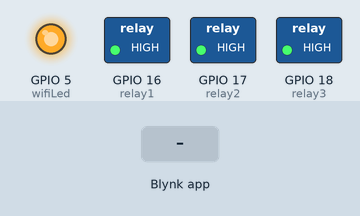
A sketch run on a simulated ESP32. Shown: switched loads named in the sketch (green lamp = pin HIGH), output pins drawn as LEDs (lit = HIGH). The inputs (shaded band) are chosen by the test bench. WiFi joins after 1.5 s; servers stay silent unless stated.

Above: at 3.1 s.
3.2 s: Blynk app writes 1 to V0
At 4.4 s:
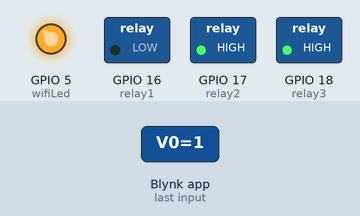
4.7 s: Blynk app writes 1 to V1
At 5.8 s:
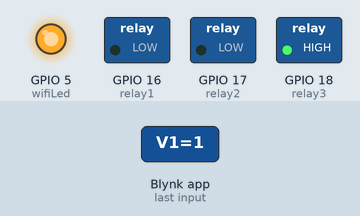
6.2 s: Blynk app writes 0 to V0
At 6.9 s:
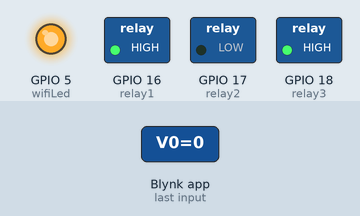
7.7 s: Blynk app writes 1 to V2
At 8.0 s:
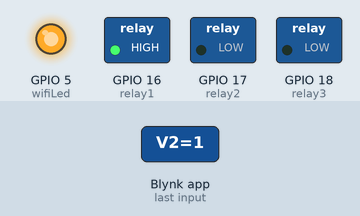
9.2 s: Blynk app writes 200 to V0
At 10.4 s:
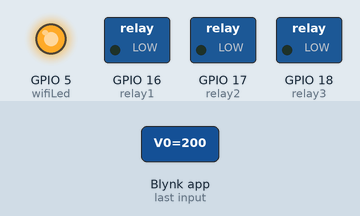
10.7 s: Blynk app writes 0 to V1
At 11.6 s:
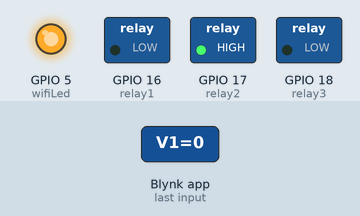
Timing chart, 0 to 13.2 s (numbered marks = the images above; inputs shaded):
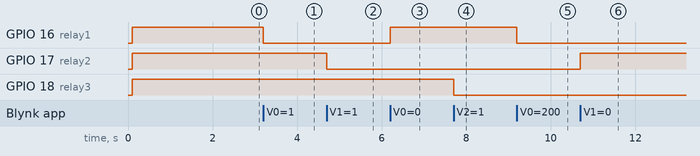

Measured:
- after the input at 3.2 s, GPIO 16 (relay1): HIGH → LOW at once
- after the input at 4.7 s, GPIO 17 (relay2): HIGH → LOW at once
- after the input at 6.2 s, GPIO 16 (relay1): LOW → HIGH at once
- after the input at 7.7 s, GPIO 18 (relay3): HIGH → LOW at once
- after the input at 9.2 s, GPIO 16 (relay1): HIGH → LOW at once
- after the input at 10.7 s, GPIO 17 (relay2): LOW → HIGH at once

The sketch:

Control_LED_using_Blynk_app.ino
```cpp
/* New Blynk App - Home Automation for ESP32 */

// Blynk Configuration
#define BLYNK_TEMPLATE_ID "TMPL3dQdKPDhy"
#define BLYNK_TEMPLATE_NAME "TRAFFIC LIGHT"
#define BLYNK_AUTH_TOKEN "aOmm8p6gRMyOkeOTYRjFIZ9FhAJjwJEp"
#define BLYNK_PRINT Serial
#include <WiFi.h>
#include <BlynkSimpleEsp32.h>

// WiFi Credentials
char ssid[] = "realme 9i 5G";      // Enter your WiFi Name
char pass[] = "harini@123";  // Enter your WiFi Password

// Define relay pins (ESP32 GPIOs)
// Adjust these GPIO numbers as needed for your ESP32 board and wiring
#define relay1  16
#define relay2  17
#define relay3  18
#define wifiLed  5

// Blynk Virtual Pin Controls
BLYNK_WRITE(V0) {
  digitalWrite(relay1, param.asInt() ? LOW : HIGH);
}

BLYNK_WRITE(V1) {
  digitalWrite(relay2, param.asInt() ? LOW : HIGH);
}

BLYNK_WRITE(V2) {
  digitalWrite(relay3, param.asInt() ? LOW : HIGH);
}

void setup() {
  Serial.begin(115200);
  delay(100);

  // Set pin modes
  pinMode(relay1, OUTPUT);
  pinMode(relay2, OUTPUT);
  pinMode(relay3, OUTPUT);
  pinMode(wifiLed, OUTPUT);

  // Turn off relays initially (assuming active LOW relay modules)
  digitalWrite(relay1, HIGH);
  digitalWrite(relay2, HIGH);
  digitalWrite(relay3, HIGH);
  digitalWrite(wifiLed, HIGH);

  // Connect to Blynk
  Blynk.begin(BLYNK_AUTH_TOKEN, ssid, pass, "blynk.cloud", 80);
}

void loop() {
  Blynk.run();
}
```
